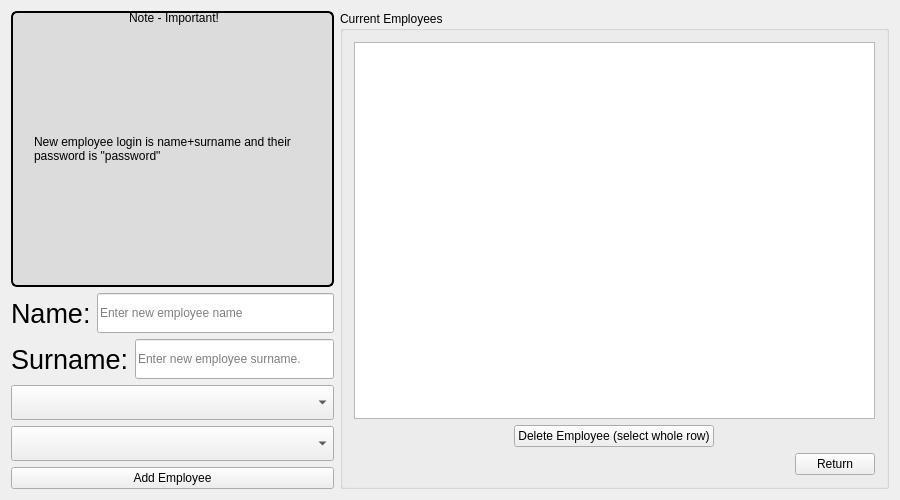
<?xml version="1.0" encoding="UTF-8"?>
<ui version="4.0">
 <class>EmployeeManagerClass</class>
 <widget class="QWidget" name="EmployeeManagerClass">
  <property name="geometry">
   <rect>
    <x>0</x>
    <y>0</y>
    <width>900</width>
    <height>500</height>
   </rect>
  </property>
  <property name="minimumSize">
   <size>
    <width>900</width>
    <height>350</height>
   </size>
  </property>
  <property name="maximumSize">
   <size>
    <width>16777215</width>
    <height>500</height>
   </size>
  </property>
  <property name="windowTitle">
   <string>EmployeeManager</string>
  </property>
  <layout class="QHBoxLayout" name="horizontalLayout_3" stretch="10,17">
   <item>
    <layout class="QVBoxLayout" name="verticalLayout">
     <item>
      <widget class="QGroupBox" name="groupBox_2">
       <property name="styleSheet">
        <string notr="true">QGroupBox {
    background-color: rgb(220, 220, 220); /* Kolor tła groupboxa */
    border: 2px solid black; /* Obramowanie */
    border-radius: 6px; /* Zaokrąglenie rogów */
    padding: 10px; /* Odstępy wewnętrzne */
}

QGroupBox::title {
    subcontrol-origin: margin;
    subcontrol-position: top center; /* Pozycja tytułu */
    padding: 0 5px; /* Odstępy */
    background-color: transparent;
    color: black; /* Kolor tekstu tytułu */
}</string>
       </property>
       <property name="title">
        <string>Note - Important!</string>
       </property>
       <layout class="QHBoxLayout" name="horizontalLayout_4">
        <item>
         <widget class="QLabel" name="label_3">
          <property name="text">
           <string>New employee login is name+surname and their password is &quot;password&quot;</string>
          </property>
          <property name="wordWrap">
           <bool>true</bool>
          </property>
         </widget>
        </item>
       </layout>
      </widget>
     </item>
     <item>
      <layout class="QHBoxLayout" name="horizontalLayout">
       <item>
        <widget class="QLabel" name="label">
         <property name="font">
          <font>
           <pointsize>20</pointsize>
          </font>
         </property>
         <property name="text">
          <string>Name:</string>
         </property>
        </widget>
       </item>
       <item>
        <widget class="QLineEdit" name="lineEdit_name">
         <property name="minimumSize">
          <size>
           <width>0</width>
           <height>40</height>
          </size>
         </property>
         <property name="placeholderText">
          <string>Enter new employee name</string>
         </property>
        </widget>
       </item>
      </layout>
     </item>
     <item>
      <layout class="QHBoxLayout" name="horizontalLayout_2">
       <item>
        <widget class="QLabel" name="label_2">
         <property name="font">
          <font>
           <pointsize>20</pointsize>
          </font>
         </property>
         <property name="text">
          <string>Surname:</string>
         </property>
        </widget>
       </item>
       <item>
        <widget class="QLineEdit" name="lineEdit_surname">
         <property name="minimumSize">
          <size>
           <width>0</width>
           <height>40</height>
          </size>
         </property>
         <property name="placeholderText">
          <string>Enter new employee surname.</string>
         </property>
        </widget>
       </item>
      </layout>
     </item>
     <item>
      <widget class="QComboBox" name="comboBox_shift_time">
       <property name="minimumSize">
        <size>
         <width>0</width>
         <height>35</height>
        </size>
       </property>
      </widget>
     </item>
     <item>
      <widget class="QComboBox" name="comboBox_position">
       <property name="minimumSize">
        <size>
         <width>0</width>
         <height>35</height>
        </size>
       </property>
      </widget>
     </item>
     <item>
      <widget class="QPushButton" name="pushButton_add_employee">
       <property name="text">
        <string>Add Employee</string>
       </property>
      </widget>
     </item>
    </layout>
   </item>
   <item>
    <widget class="QGroupBox" name="groupBox">
     <property name="title">
      <string>Current Employees</string>
     </property>
     <layout class="QVBoxLayout" name="verticalLayout_2">
      <item>
       <widget class="QTableView" name="tableView"/>
      </item>
      <item alignment="Qt::AlignHCenter">
       <widget class="QPushButton" name="pushButton_delete_employee">
        <property name="text">
         <string>Delete Employee (select whole row)</string>
        </property>
       </widget>
      </item>
      <item alignment="Qt::AlignRight|Qt::AlignBottom">
       <widget class="QPushButton" name="pushButton_return">
        <property name="text">
         <string>Return</string>
        </property>
       </widget>
      </item>
     </layout>
    </widget>
   </item>
  </layout>
 </widget>
 <layoutdefault spacing="6" margin="11"/>
 <resources/>
 <connections/>
</ui>
